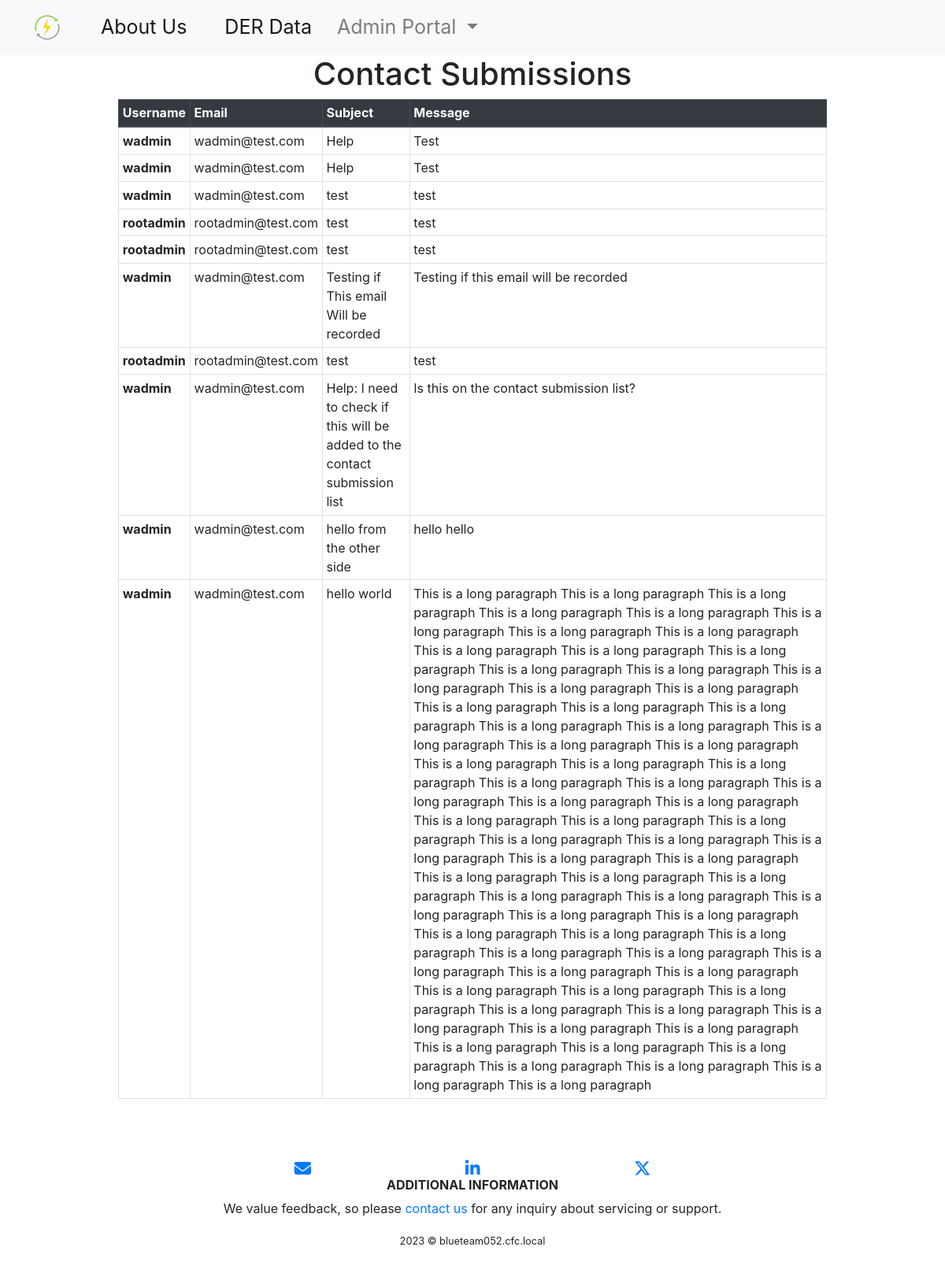
The page /admin-portal/contact_submissions (signed in) on the database as committed earlier.
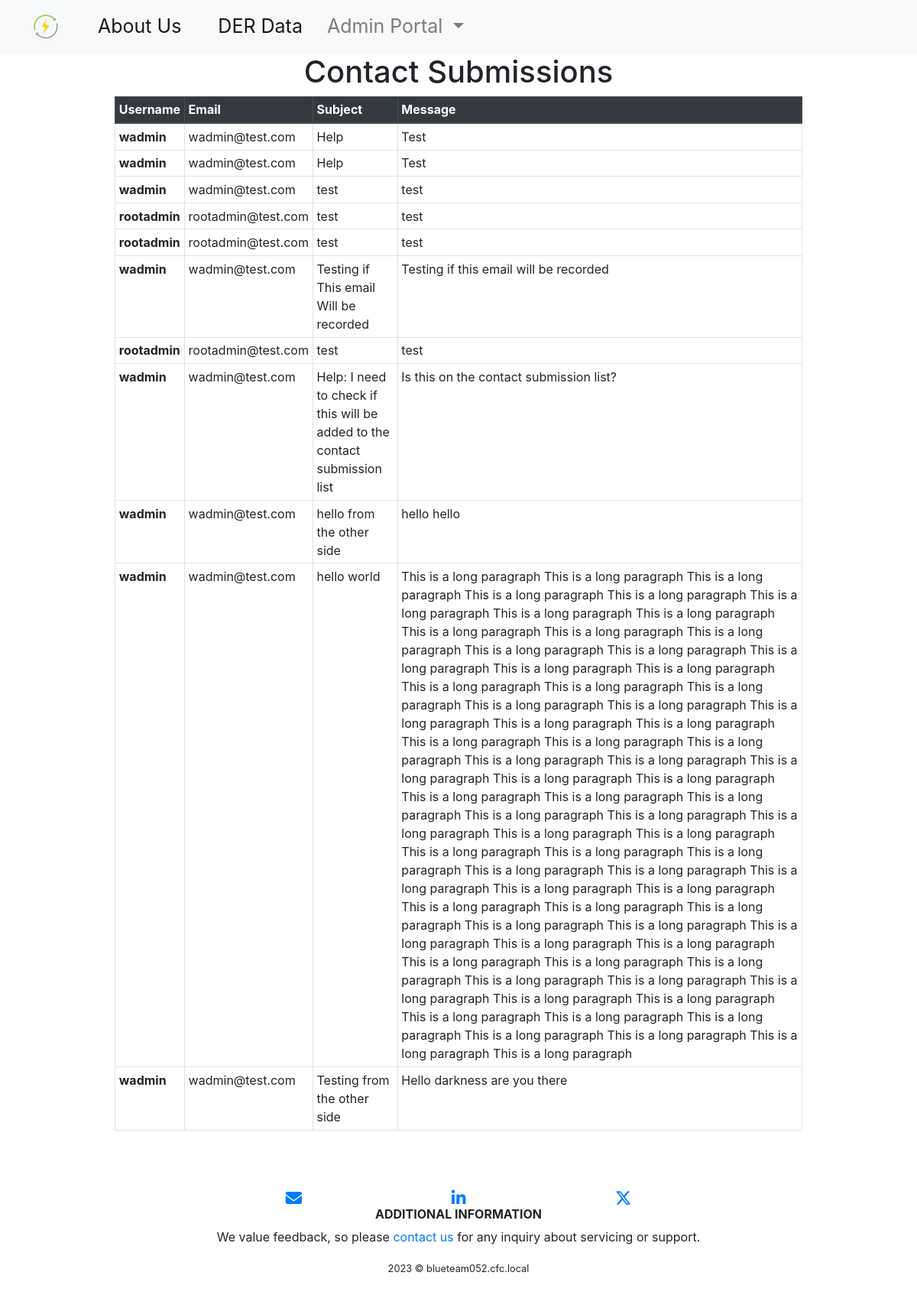
The same page on the database as committed later.
### main/models.py (models this page shows, shortened)
class ContactSupport(models.Model):
    username = models.CharField(max_length=255)
    email = models.EmailField()
    subject = models.CharField(max_length=255)
    message = models.TextField()
    class Meta:
        app_label  = 'main'

### main/views.py (the view)
# urls.py: path('admin-portal/contact_submissions', views.contact_submissions, name='contact_submissions'),
def contact_submissions(request):
	if request.user.is_authenticated:
		submissions = ContactSupport.objects.all()
		return render(request, 'admin-portal/contact_submissions.html', {'submissions': submissions})
	else:
		raise PermissionDenied()

### templates/admin-portal/contact_submissions.html (shortened to what this page needs)
{% extends 'base.html' %}
{% load static %}
{% block content %}
  <head>
  </head>
  {% include 'navbar.html' %}
  {% include 'messages.html' %}
  <body>
    <h1 class="text-center">Contact Submissions</h1>
    <table class="table table-bordered table-hover table-sm w-75 mx-auto">
      <thead class="thead-dark">
        <th scope="col">Username</th>
        <th scope="col">Email</th>
        <th scope="col">Subject</th>
        <th scope="col">Message</th>
      </thead>
      <tbody>
        {% for submission in submissions %}
          <tr>
            <th scope="row">{{ submission.username }}</td>
            <td>{{ submission.email }}</td>
            <td>{{ submission.subject }}</td>
            <td>{{ submission.message }}</td>
          </tr>
        {% endfor %}
      </tbody>
    </table>
    {% include 'footer.html' %}
  </body>
{% endblock %}

### templates/base.html (shortened to what this page needs)
<!DOCTYPE html>
{% load static %}
<html lang="en">
  <head>
    <link rel="stylesheet" href="{% static '/css/base.css' %}" />
    <link rel="stylesheet" href="https://cdn.jsdelivr.net/npm/bootstrap@4.4.1/dist/css/bootstrap.min.css">
    <link rel="stylesheet"
      href="https://cdnjs.cloudflare.com/ajax/libs/font-awesome/4.7.0/css/font-awesome.min.css"
    />
  </head>
  <body>
    {% block navbar %}
    {% endblock %}
    {% block content %}
    {% endblock %}
    {% block footer %}
    {% endblock %}
  </body>
</html>

### templates/navbar.html (shortened to what this page needs)
{% extends 'base.html' %}
{% load static %}
{% block navbar %}
  <nav class="navbar navbar-expand-lg navbar-light bg-light">
    <a class="navbar-brand mx-4" href="{% url 'main:index' %}">
      <img class="image-fluid px-1" src="{% static 'images/favicon_io/favicon-32x32.png' %}"">
    </a>
    <div class="collapse navbar-collapse" id="navbarItems">
      {% if user.is_authenticated %}
        <ul class="navbar-nav">
          <li class="nav-item active mx-3">
            <a class="nav-link" href="{% url 'main:about' %}">About Us</a>
          </li>
          <li class="nav-item active mx-3">
            <a class="nav-link" href="{% url 'main:data' %}">DER Data</a>
          </li>
          <li class="nav-item dropdown">
            <a class="nav-link dropdown-toggle" id="navbarDropdown" role="button" data-toggle="dropdown" aria-haspopup="true" aria-expanded="false">
              Admin Portal
            </a>
          </li>
        </ul>
      {% endif %}
    </div>
  </nav>
{% endblock %}

### templates/messages.html (shortened to what this page needs)
<link
  href="https://cdn.jsdelivr.net/npm/bootstrap@5.1.3/dist/css/bootstrap.min.css"
  rel="stylesheet"
/>

### templates/footer.html
{% extends 'base.html' %}
{% block footer %}
  <div id='footer' class="pb-5">
    <footer class="page-footer">
      <div class="container">
        <div class="row">
          <div class="col-4 d-flex justify-content-end align-items-end">
            <a href="mailto:contact@der.wind"  target="_blank" rel="noopener noreferrer">
              <i class="fa fa-envelope fa-lg"></i>
            </a>
          </div>
          <div class="col-4 d-flex justify-content-center align-items-center">
            <a href="https://linkedin.com/" target="_blank" rel="noopener noreferrer">
              <i class="fa fa-linkedin fa-lg"></i>
            </a>
          </div>
          <div class="col-4 d-flex justify-content-start align-items-start">
            <a href="https://twitter.com/" target="_blank" rel="noopener noreferrer">
              <i class="fa-brands fa-x-twitter fa-lg"></i>
            </a>
          </div>
        </div>
        <div class="row">
          <div class="extra-links mx-auto col-lg-12 col-md-8 col-sm-12">
            <h6 class="text-uppercase font-weight-bold text-center">Additional Information</h6>
            <p class="text-center">We value feedback, so please
              {% if user.is_authenticated %}
                <a href="{% url 'main:contact' %}">contact us</a>
              {% else %}
                <a href="{% url 'main:contact_support' %}">contact us</a>
              {% endif %}
              for any inquiry about servicing or support.</p>
          </div>
        </div>
      </div>
      <div class="text-center">
        <small>2023 © blueteam052.cfc.local</small>
      </div>
    </footer>
  </div>
{% endblock footer %}

### static/css/base.css (style rules this page uses)
html { height: 100%; }
body { margin: 0; padding: 0; height: 100%; }
#footer { position: relative; bottom:0; width:100%; height:60px; }
.page-footer { padding: 60px 0 30px; }

### templates/navbar.html (style rules this page uses)
.nav-item { font-size: 25px; }

Rows that differ between the two databases and show on the page:
added ContactSupport: username "wadmin", email "wadmin@test.com", subject "Testing from the other side", message "Hello darkness are you there"
